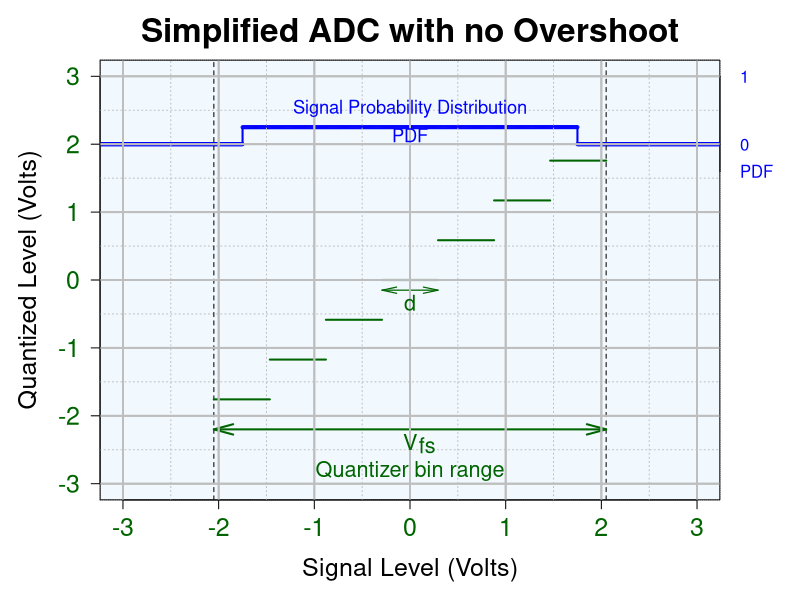
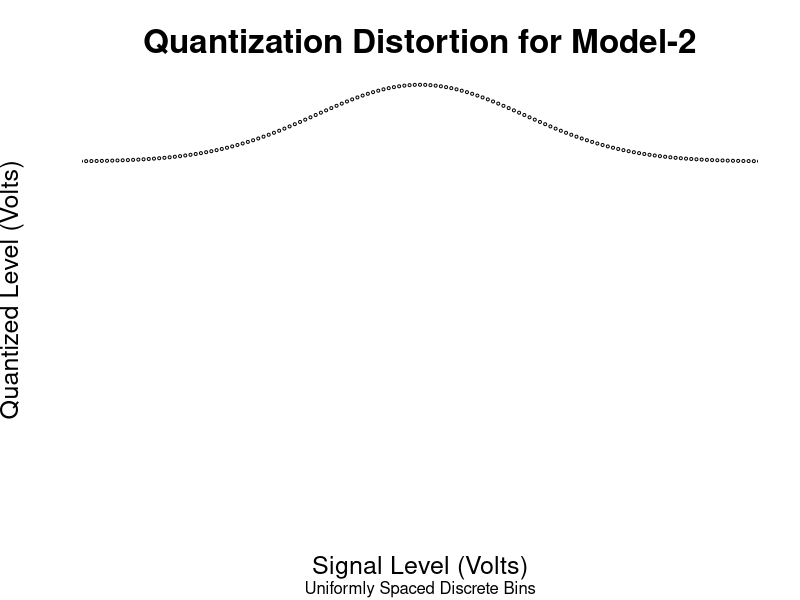
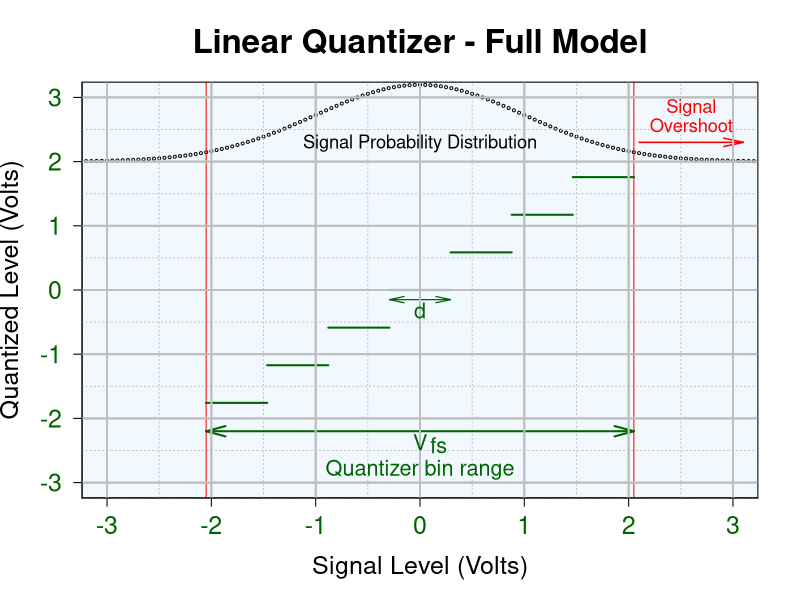

Here is the R script that generated these plots, in order:
## ---- chunk 1

# options(rstudio.markdownToHTML = 
#   function(inputFile, outputFile) {      
#     require(markdown)
#     markdownToHTML(inputFile, outputFile, stylesheet='custom.css')   
#   }
# ) 



# require(knitr) 
# options(markdown.HTML.stylesheet = "custom.css")
# knit2html("index.Rmd", output = "index.html") 

options(warn=-1)

## ---- chunk 2

library(xtable)
library(gridExtra)
library(ggplot2)

## Convert decibels to multiplier
gain_absolute_from_decibels <- function(x){
    10^(x/10)
}

# <p class="boxText">BW<sub>rf</sub>: Bandwidth of RF filter</p>

nf_absolute_from_decibels <- function(x){
    10^(x/10)
}

## ---- chunk 3

png(filename = "mod1.png", width = 480, height = 480, units = "px", pointsize = 12,
    bg = "white", res = NA, family = "", restoreConsole = TRUE,
    type = c("windows", "cairo", "cairo-png"))
 x <- c(seq(-4,-2.05,0.005),seq(-2.05,2.05,0.01),seq(2.05,4,0.005))
 y <- c(0*seq(-4,-2.05,0.005),(1/4)*seq(1,1.0041,0.00001),0*seq(2.05,4,0.005))
  x <- c(seq(-4,-1.75,0.005),seq(-1.75,1.75,0.01),seq(1.75,4,0.005))
 y <- c(0*seq(-4,-1.75,0.005),(1/4)*seq(1,1.0035,0.00001),0*seq(1.75,4,0.005))
 d<- 0.586
 
 par(mar=c(5,5,3,4))
 
 plot(x, y+2, xlim = c(-3, 3), ylim = c(-3,3), col="#0101FF",  axes=FALSE, cex=0.4,
      xlab="Signal Level (Volts)", ylab="Quantized Level (Volts)",
      main="Simplified ADC with no Overshoot", cex.main=2, cex.lab=1.5,
 rect(par("usr")[1], par("usr")[3], par("usr")[2], par("usr")[4], col="#F1F9FF")) # xaxt="n"
 
 axis(1, at=c(-3:3), col.axis="darkgreen", las=1,
          cex.axis=1.5, tck=-.02) # labels=round(x,digits=2)
 axis(2, at=c(-3:3), col.axis="darkgreen", las=1,
          cex.axis=1.5, tck=-.02) # labels=round(x,digits=2)
 axis(4, at=c(1.6,2,3), tck=0, col.axis="blue", las=1,
          cex.axis=1, labels=c( "PDF", "0", "1"))
 abline(h = seq(-19.5,19.5,1), v = seq(-19.5,19.5,1), col = "gray", lty = 3, lwd=1)
     abline(h = seq(-20,20,1), v = seq(-20,20,1), col = "gray", lty = 1, lwd=1)
     
     abline(v = c(-2.05,2.05), col = "black", lty = 2, lwd=1)
     
     segments(-3.5*d, -3*d, -2.5*d, -3*d, col = "darkgreen",lwd=2)
     segments(-2.5*d, -2*d, -1.5*d, -2*d, col = "darkgreen",lwd=2)
     segments(-1.5*d, -d, -0.5*d, -d, col = "darkgreen",lwd=2)
     segments(-0.5*d,  0,  0.5*d,  0, col = "darkgreen",lwd=2)
     segments( 0.5*d,  d,  1.5*d,  1*d, col = "darkgreen",lwd=2)
     segments( 1.5*d,  2*d,  2.5*d,  2*d, col = "darkgreen",lwd=2)
     segments( 2.5*d,  3*d,  3.5*d,  3*d, col = "darkgreen",lwd=2)
     segments(-1.75, 2, -1.75, 2.25, col = "blue",lwd=2)
     segments( 1.75, 2,  1.75, 2.25, col = "blue",lwd=2)
     arrows(x0=-0.293, y0 = -0.15, x1 = 0.293, length = 0.15, angle = 12,
       code = 3, col = "darkgreen", lty = 1, lwd = 1.2)
     arrows(x0=-2.05, y0 = -2.2, x1 = 2.05, length = 0.2, angle = 15,
       code = 3, col = "darkgreen", lty = 1, lwd = 2)
     # arrows(x0=2.1, y0 = 2.3, x1=3.1, length = 0.2, angle = 12,
     #   code = 2, col = "red", lty = 1, lwd = 1.5)
     panel.first = grid(nx = NULL, ny = NULL, col = "gray", lty = "solid", lwd=1.8)
     panel.border = grid(col = "gray", lty = "solid", lwd=1.8)
     box(lty = '11', col = "#202020")
     text(0, -0.6, "d", pos = 3, col="darkgreen", cex=1.3 )
     text(0, -2.65, paste("","V",sep=""), pos = 3, col="darkgreen", cex=1.3)
     text(0.18, -2.7, paste("","fs",sep=""), pos = 3, col="darkgreen", cex=1.3)
     text(0, -3.05, paste("","Quantizer bin range",sep=""), pos = 3, col="darkgreen", cex=1.3)
     # text(2.6, 2.6, paste("","Signal",sep=""), pos = 3, col="red", cex=1.1)
     # text(2.6, 2.3, paste("","Overshoot",sep=""), pos = 3, col="red", cex=1.1)
     text(0, 2.3, paste("","Signal Probability Distribution",sep=""), pos = 3, col="blue", cex=1.1)
     text(0, 1.88, paste("","PDF",sep=""), pos = 3, col="blue", cex=1.1)
 
 dev.off()

## ---- chunk 4

d <- .586
Vfs <- 7*d  ## total bin range
pi <- 3.14159

s <- Vfs / (2*(2^0.5)) ## rms signal level
Q <- d/(12^0.5) ## quantization rms noise voltage

levels <- 8
N <- 3
s <- 1
SNR1 <- (s^2) / Q^2 
SNR = 6.02*N + 1.76

## ---- chunk 5

paste("Q = ", formatC(1000*d/(12^0.5), digits = 2, format = "f"), " mV RMS", sep="")

## ---- chunk 6

##### The full-scale voltage is as follows:
paste("Vfs =", formatC(7 * d, digits = 2, format = "f"), "Volts", sep=" ")

## ---- chunk 7

SNR <- 20*log10(1/Q)

## ---- chunk 8

paste("SNR = ", formatC(1/Q^2, digits = 1, format = "f"), sep="")

## ---- chunk 9

paste("SNR = ", formatC(20*log10(1/Q), digits = 2, format = "f"), "-dB", sep="")

## ---- chunk 10

png(filename = "mod2.png", width = 480, height = 480, units = "px", pointsize = 12,
    bg = "white", res = NA, family = "", restoreConsole = TRUE,
    type = c("windows", "cairo", "cairo-png"))
 x <- seq(-4,4,1)
 y <- x
 d<- 0.586
 plot(seq(-4,4,0.05), 3*dnorm(seq(-4,4,0.05))+2, xlim = c(-3, 3), ylim = c(-3,3), col="#010101",              axes=FALSE, cex=0.4,
      xlab="Signal Level (Volts)", ylab="Quantized Level (Volts)",
      main="Quantization Distortion for Model-2", sub="Uniformly Spaced Discrete Bins", cex.main=2, cex.lab=1.5) # xaxt="n"
 plot(seq(-4,4,0.05), 3*dnorm(seq(-4,4,0.05))+2, xlim = c(-3, 3), ylim = c(-3,3), col="#010101",          axes=FALSE, cex=0.4,
      xlab="Signal Level (Volts)", ylab="Quantized Level (Volts)",
      main="Linear Quantizer - Full Model", cex.main=2, cex.lab=1.5,
 rect(par("usr")[1], par("usr")[3], par("usr")[2], par("usr")[4], col="#F1F9FF")) # xaxt="n"
   
     
 axis(1, at=x, col.axis="darkgreen", las=1,
          cex.axis=1.5, tck=-.02) # labels=round(x,digits=2)
 axis(2, at=y, col.axis="darkgreen", las=1,
          cex.axis=1.5, tck=-.02) # labels=round(x,digits=2)
 abline(h = seq(-19.5,19.5,1), v = seq(-19.5,19.5,1), col = "gray", lty = 3, lwd=1)
     abline(h = seq(-20,20,1), v = seq(-20,20,1), col = "gray", lty = 1, lwd=1)
     abline(v = c(-2.05,2.05), col = "red", lty = 1, lwd=1)
     segments(-3.5*d, -3*d, -2.5*d, -3*d, col = "darkgreen",lwd=2)
     segments(-2.5*d, -2*d, -1.5*d, -2*d, col = "darkgreen",lwd=2)
     segments(-1.5*d, -d, -0.5*d, -d, col = "darkgreen",lwd=2)
     segments(-0.5*d,  0,  0.5*d,  0, col = "darkgreen",lwd=2)
     segments( 0.5*d,  d,  1.5*d,  1*d, col = "darkgreen",lwd=2)
     segments( 1.5*d,  2*d,  2.5*d,  2*d, col = "darkgreen",lwd=2)
     segments( 2.5*d,  3*d,  3.5*d,  3*d, col = "darkgreen",lwd=2)
     arrows(x0=-0.293, y0 = -0.15, x1 = 0.293, length = 0.15, angle = 12,
       code = 3, col = "darkgreen", lty = 1, lwd = 1.2)
     arrows(x0=-2.05, y0 = -2.2, x1 = 2.05, length = 0.2, angle = 15,
       code = 3, col = "darkgreen", lty = 1, lwd = 2)
     arrows(x0=2.1, y0 = 2.3, x1=3.1, length = 0.2, angle = 12,
       code = 2, col = "red", lty = 1, lwd = 1.5)
     panel.first = grid(nx = NULL, ny = NULL, col = "gray", lty = "solid", lwd=1.8)
     panel.border = grid(col = "gray", lty = "solid", lwd=1.8)
     box(lty = '11', col = "#202020")
     text(0, -0.6, "d", pos = 3, col="darkgreen", cex=1.3 )
     text(0, -2.65, paste("","V",sep=""), pos = 3, col="darkgreen", cex=1.3)
     text(0.18, -2.7, paste("","fs",sep=""), pos = 3, col="darkgreen", cex=1.3)
     text(0, -3.05, paste("","Quantizer bin range",sep=""), pos = 3, col="darkgreen", cex=1.3)
     text(2.6, 2.6, paste("","Signal",sep=""), pos = 3, col="red", cex=1.1)
     text(2.6, 2.3, paste("","Overshoot",sep=""), pos = 3, col="red", cex=1.1)
     text(0, 2.05, paste("","Signal Probability Distribution",sep=""), pos = 3, col="black", cex=1.1)
 
 dev.off()

## ---- chunk 11
## The probability density function  
## pdf(x) = dnorm(x) 

## We adjust this function for the mean and standard deviation of the signal by adjusting the integration limits because we can only pass the function dnorm to the integrate function. 

x1 <- -3*d
x2 <- -2*d
x3 <- -d
x4 <- 0
x5 <- d
x6 <- 2*d
x7 <- 3*d

dnorm1 <- function(x){(x-x1)^2*dnorm(x)}
dnorm2 <- function(x){(x-x2)^2*dnorm(x)}
dnorm3 <- function(x){(x-x3)^2*dnorm(x)}
dnorm4 <- function(x){(x-x4)^2*dnorm(x)}
dnorm5 <- function(x){(x-x5)^2*dnorm(x)}
dnorm6 <- function(x){(x-x6)^2*dnorm(x)}
dnorm7 <- function(x){(x-x7)^2*dnorm(x)}
dnormtry3 <- function(x){((x-d)^2)/d}
dnormtry4 <- function(x){(x^2)/d}

mu <- 0
sigma <- 1

## ---- chunk 12

#pnorm(2.051)
undershoot1 <- integrate(dnorm1, -9*d/(2*sigma), -7*d/(2*sigma))

# integrate(dnorm1, -(x-mu)/sigma, (x+mu)/sigma)
i_1 <- integrate(dnorm1, -7*d/(2*sigma), -5*d/(2*sigma))
i_2 <- integrate(dnorm2, -5*d/(2*sigma), -3*d/(2*sigma)) 
i_3 <- integrate(dnorm3, -3*d/(2*sigma),   -d/(2*sigma))
i_4 <- integrate(dnorm4, -d/(2*sigma)  ,    d/(2*sigma)) 
i_5 <- integrate(dnorm5,  d/(2*sigma)  ,  3*d/(2*sigma))
i_6 <- integrate(dnorm6,  3*d/(2*sigma),  5*d/(2*sigma)) 
i_7 <- integrate(dnorm7,  5*d/(2*sigma),  7*d/(2*sigma))

overshoot1 <- integrate(dnorm7,  7*d/(2*sigma),  9*d/(2*sigma))

inbounds <- i_1$value + i_2$value + i_3$value + i_4$value + i_5$value + i_6$value + i_7$value 

## ---- chunk 13

# integrate(dnorm1, -7*d/(2*sigma), -5*d/(2*sigma))$value
# integrate(dnorm2, -5*d/(2*sigma), -3*d/(2*sigma))$value
# integrate(dnorm3, -3*d/(2*sigma),   -d/(2*sigma))$value
# integrate(dnorm4, -d/(2*sigma)  ,    d/(2*sigma))$value 
#(integrate(dnormtry4, -d/2, d/2)$value)^0.5
#(integrate(dnormtry3, d/2, 3*d/2)$value)^0.5
#d/12^0.5

#integrate(dnormtry3, d/(2*sigma), 3*d/(2*sigma))$value
#(integrate(dnormtry3, d/(2*sigma), 3*d/(2*sigma))$value)^0.5

## ---- chunk 14

inbounds <- i_1$value + i_2$value + i_3$value + i_4$value + i_5$value + i_6$value + i_7$value 
Virms <- inbounds^0.5

## ---- chunk 15

inbounds <- i_1$value + i_2$value + i_3$value + i_4$value + i_5$value + i_6$value + i_7$value 
paste(formatC(1000*inbounds^0.5, digits = 1, format = "f"), "-mV RMS", sep="")

## ---- chunk 16

paste(formatC(inbounds, digits = 4, format = "f"), "-Watts", sep="")

## ---- chunk 17

overlimits1 <- undershoot1$value + overshoot1$value
totaldistortion1 <-  inbounds + overlimits1


## ---- chunk 18

overlimits1 <- undershoot1$value + overshoot1$value
paste(formatC(overlimits1, digits = 4, format = "f"), "-Watts", sep="")

## ---- chunk 19

paste(formatC(inbounds + overlimits1, digits = 4, format = "f"), "-Watts", sep="")

## ---- chunk 20

paste(formatC(1000*(inbounds + overlimits1)^0.5, digits = 1, format = "f"), "-mV rms", sep="")

## ---- chunk 21

Distortion <- totaldistortion1

SNRB <- 10*log10(1/Distortion)


## ---- chunk 22

paste("SNR = ", formatC(10*log10(1/Distortion), digits = 2, format = "f"), "-dB", sep="")

## ---- chunk 23

#### Distortion of the second interval 

##### The second interval out of bounds interval covers the boundary between 4-1/2$\Delta$
# (2.637$\sigma$) and 5-1/2$\Delta$ (3.223$\sigma$) from the mean value of the distribution.
# This portion of just under 1% of the total population needs to be filtered from the samples
# because it would contribute about 20% of additon noise distortion (Distortion=0.00865) and raise
# the noise level from 192-mV RMS to 213-mV RMS (Distortion=0.0456) of inbounds quantization noise.
# Since this level of contribution is very high, we need to filter these points from the data. 

# pnorm(2.637)
undershoot2 <- integrate(dnorm1, -11*d/(2*sigma), -9*d/(2*sigma))
overshoot2 <- integrate(dnorm7,  9*d/(2*sigma),  11*d/(2*sigma))

overlimits2 <- undershoot2$value + overshoot2$value
totaldistortion2 <-  inbounds + overlimits1 + overlimits2

